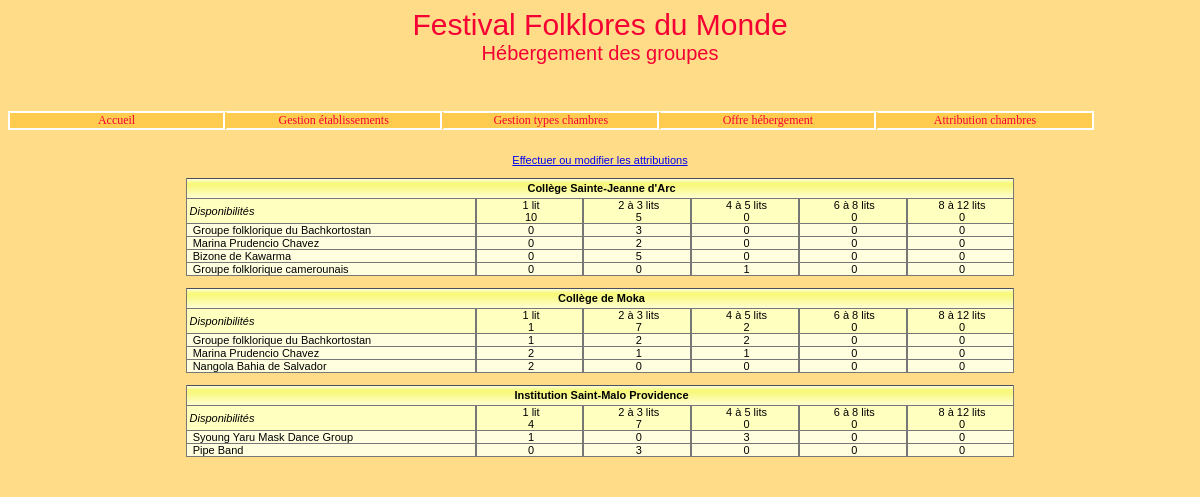
The page /index.php?uc=attribChambres on the database its author committed.
### tables this page shows
CREATE TABLE IF NOT EXISTS `etablissement` (
  `id` char(8) NOT NULL,
  `nom` varchar(45) NOT NULL,
  `adresseRue` varchar(45) NOT NULL,
  `codePostal` char(5) NOT NULL,
  `ville` varchar(35) NOT NULL,
  `tel` varchar(13) NOT NULL,
  `adresseElectronique` varchar(70) DEFAULT NULL,
  `type` tinyint(4) NOT NULL,
  `civiliteResponsable` varchar(12) NOT NULL,
  `nomResponsable` varchar(25) NOT NULL,
  `prenomResponsable` varchar(25) DEFAULT NULL,
  PRIMARY KEY (`id`)
);

CREATE TABLE IF NOT EXISTS `typechambre` (
  `id` char(2) NOT NULL,
  `libelle` varchar(15) NOT NULL,
  PRIMARY KEY (`id`)
);

CREATE TABLE IF NOT EXISTS `groupe` (
  `id` char(4) NOT NULL,
  `nom` varchar(40) NOT NULL,
  `identiteResponsable` varchar(40) DEFAULT NULL,
  `adressePostale` varchar(120) DEFAULT NULL,
  `nombrePersonnes` int(11) NOT NULL,
  `nomPays` varchar(40) NOT NULL,
  `hebergement` char(1) NOT NULL,
  PRIMARY KEY (`id`)
);

CREATE TABLE IF NOT EXISTS `attribution` (
  `idEtab` char(8) NOT NULL,
  `idTypeChambre` char(2) NOT NULL,
  `idGroupe` char(4) NOT NULL,
  `nombreChambres` int(11) NOT NULL,
  PRIMARY KEY (`idEtab`,`idTypeChambre`,`idGroupe`),
  KEY `idTypeChambre` (`idTypeChambre`),
  KEY `idGroupe` (`idGroupe`)
);

### modele/class.pdofestival.inc.php (called while the page is built, shortened)
<?php
class PdoFestival
{
    private static $serveur = 'mysql:host=localhost';
    private static $bdd = 'dbname=festival';
    private static $user = 'festival';
    private static $mdp = 'secret';
    private static $monPdo;
    private static $monPdoFestival = null;
    private function __construct()
    {
        PdoFestival::$monPdo = new PDO(
            PdoFestival::$serveur . ';' . PdoFestival::$bdd,
            PdoFestival::$user,
            PdoFestival::$mdp
        );
        PdoFestival::$monPdo->query('SET CHARACTER SET utf8');
    }
    public static function getPdoFestival()
    {
        if (PdoFestival::$monPdoFestival == null) {
            PdoFestival::$monPdoFestival = new PdoFestival();
        }
        return PdoFestival::$monPdoFestival;
    }
    public function obtenirReqIdNomEtablissementsOffrantChambres()
    {
        $requetePrepare = PdoFestival::$monPdo->prepare(
            'SELECT DISTINCT id, nom '
            . 'FROM Etablissement JOIN Offre ON (id = idEtab) '
            . 'ORDER BY id'
        );
        $requetePrepare->execute();
        return $requetePrepare->fetchAll();
    }
    public function obtenirNbEtabOffrantChambres()
    {
        $requetePrepare = PdoFestival::$monPdo->prepare(
            'SELECT COUNT(DISTINCT idEtab) AS nombreEtabOffrantChambres FROM Offre'
        );
        $requetePrepare->execute();
        return $requetePrepare->fetch(PDO::FETCH_OBJ)->nombreEtabOffrantChambres;
    }
    public function obtenirReqTypesChambres()
    {
        $requetePrepare = PdoFestival::$monPdo->prepare(
            'SELECT * FROM TypeChambre'
        );
        $requetePrepare->execute();
        return $requetePrepare->fetchAll();
    }
    public function obtenirReqIdTypesChambres()
    {
        $requetePrepare = PdoFestival::$monPdo->prepare(
            'SELECT id FROM TypeChambre'
        );
        $requetePrepare->execute();
        return $requetePrepare->fetchAll();
    }
    public function obtenirNbTypesChambres()
    {
        $requetePrepare = PdoFestival::$monPdo->prepare(
            'SELECT COUNT(*) AS nombreTypesChambres FROM TypeChambre'
        );
        $requetePrepare->execute();
        return $requetePrepare->fetch(PDO::FETCH_OBJ)->nombreTypesChambres;
    }
    public function obtenirNbOffre($idEtab, $idTypeChambre)
    {
        $requetePrepare = PdoFestival::$monPdo->prepare(
            'SELECT nombreChambres '
            . 'FROM Offre '
            . 'WHERE idEtab=:unIdEtab AND idTypeChambre=:unIdTypeChambre'
        );
        $requetePrepare->bindParam(':unIdEtab', $idEtab, PDO::PARAM_STR);
        $requetePrepare->bindParam(':unIdTypeChambre', $idTypeChambre, PDO::PARAM_STR);
        $requetePrepare->execute();
        $res = $requetePrepare->fetch(PDO::FETCH_OBJ);
        return ($res) ? $res->nombreChambres : 0;
    }
    public function obtenirNbOccup($idEtab, $idTypeChambre)
    {
        $requetePrepare = PdoFestival::$monPdo->prepare(
            'SELECT IFNULL(SUM(nombreChambres), 0) AS totalChambresOccup '
            . 'FROM Attribution WHERE idEtab=:unIdEtab AND idTypeChambre=:unIdTypeChambre'
        );
        $requetePrepare->bindParam(':unIdEtab', $idEtab, PDO::PARAM_STR);
        $requetePrepare->bindParam(':unIdTypeChambre', $idTypeChambre, PDO::PARAM_STR);
        $requetePrepare->execute();
        return $requetePrepare->fetch(PDO::FETCH_OBJ)->totalChambresOccup;
    }
    public function obtenirReqGroupesEtab($id)
    {
        $requetePrepare = PdoFestival::$monPdo->prepare(
            'SELECT DISTINCT id, nom '
            . 'FROM Groupe JOIN Attribution '
            . 'ON (Attribution.idGroupe=Groupe.id AND idEtab=:unId)'
        );
        $requetePrepare->bindParam(':unId', $id, PDO::PARAM_STR);
        $requetePrepare->execute();
        return $requetePrepare->fetchAll();
    }
    public function obtenirNbDispo($idEtab, $idTypeChambre)
    {
        $nbOffre = $this->obtenirNbOffre($idEtab, $idTypeChambre);
        if ($nbOffre !== 0) {
            $nbOccup = $this->obtenirNbOccup($idEtab, $idTypeChambre);
            $nbChLib = $nbOffre - $nbOccup;
            return $nbChLib;
        } else {
            return 0;
        }
    }
    public function obtenirNbOccupGroupe($idEtab, $idTypeChambre, $idGroupe)
    {
        $requetePrepare = PdoFestival::$monPdo->prepare(
            'SELECT nombreChambres '
            . 'FROM Attribution '
            . 'WHERE idEtab=:unIdEtab '
            . 'AND idTypeChambre=:unIdTypeChambre '
            . 'AND idGroupe=:unIdGroupe'
        );
        $requetePrepare->bindParam(':unIdEtab', $idEtab, PDO::PARAM_STR);
        $requetePrepare->bindParam(':unIdTypeChambre', $idTypeChambre, PDO::PARAM_STR);
        $requetePrepare->bindParam(':unIdGroupe', $idGroupe, PDO::PARAM_STR);
        $requetePrepare->execute();
        $res = $requetePrepare->fetch(PDO::FETCH_OBJ);
        return ($res) ? $res->nombreChambres : 0;
    }
}

### vues/AttributionChambres/v_ConsulterAttributionChambres.php (the view, shortened to what this page needs)
<?php
if ($nbEtabOffrantChambres != 0) {
    ?>
    <center> <a href='?uc=attribChambres&action=demanderModifierAttrib'>
            Effectuer ou modifier les attributions</a> <br> <br>
        <?php
        foreach ($lesEtabsOffrantChambres as $unEtabOffrantChambres) {
            $idEtab = $unEtabOffrantChambres['id'];
            $nomEtab = $unEtabOffrantChambres['nom'];
            ?>
            <table width='70%' cellspacing='0' cellpadding='0' class='tabQuadrille'>
                <tr class='enTeteTabQuad'>
                    <td colspan='<?= $nbCol ?>'><strong><?= $nomEtab ?></strong></td>
                </tr>
                <tr class='enTete2TabQuad'>
                    <td width='35%'><i>Disponibilités</i></td>
                    <?php
                    $lesTypesChambres = $pdo->obtenirReqTypesChambres();
                    foreach ($lesTypesChambres as $unTypeChambre) {
                        $idTypeChambre = $unTypeChambre['id'];
                        $libelle = $unTypeChambre['libelle'];
                        $nbChDispo = $pdo->obtenirNbDispo($idEtab, $idTypeChambre);
                        ?>
                        <td><center><?= $libelle ?><br><?= $nbChDispo ?></center></td>
                    <?php
                }
                ?>
                </tr>
                <?php
                $lesGroupesEtab = $pdo->obtenirReqGroupesEtab($idEtab);
                foreach ($lesGroupesEtab as $unGroupeEtab) {
                    $idGroupe = $unGroupeEtab['id'];
                    $nomGroupe = $unGroupeEtab['nom'];
                    ?>
                    <tr class='ligneTabQuad'>
                        <td width='35%'>&nbsp;<?= $nomGroupe ?></td>
                        <?php
                        $lesIdTypesChambres = $pdo->obtenirReqIdTypesChambres();
                        foreach ($lesIdTypesChambres as $unIdTypeChambre) {
                            $nbOccupGroupe = $pdo->obtenirNbOccupGroupe($idEtab, $unIdTypeChambre["id"], $idGroupe);
                            ?>
                            <td width='<?= $pourcCol ?>%'><center><?= $nbOccupGroupe ?></center></td>
                        <?php
                    }
                    ?>
                    </tr>
                    <?php
                }
                ?>
            </table>
            <br>
            <?php
        }
    }

### css/cssGeneral.css (style rules this page uses)
.basePage { background-color:#FFDD88; color:black; font:11px Arial, Helvetica, sans-serif; }
td,tr,div,p { font:11px Arial, Helvetica, sans-serif; }
table.tabQuadrille td { border-bottom:1px solid #777777; border-right:1px solid #777777; border-left:1px solid #777777; border-top:1px #777777; padding-left:3px; }
tr.enTeteTabQuad { background-image:url('../images/xpBarre.jpg'); background-color:#FFFFC0; color:black; height:21px; text-align:center; }
tr.enTete2TabQuad { background-color:#FFFFC0; color:black; text-align:left; }
tr.ligneTabQuad { background-color:#FFFFE0; color:black; text-align:left; }

### rows shown on the page
etablissement: nom "Collège Sainte-Jeanne d'Arc", id.nombreChambres "3", id.nombreChambres "2", id.nombreChambres "5", id.nombreChambres "1"
typechambre: libelle "1 lit", nbChDispo "10", $pourcCol 13 (drawn), nbOccupGroupe "0", nbChDispo "1", nbChDispo "4"
typechambre: libelle "2 à 3 lits", nbChDispo "5", $pourcCol 13 (drawn), nbOccupGroupe "0", nbChDispo "7"
typechambre: libelle "4 à 5 lits", nbChDispo "0", $pourcCol 13 (drawn), nbOccupGroupe "0", nbChDispo "2"
typechambre: libelle "6 à 8 lits", nbChDispo "0", $pourcCol 13 (drawn), nbOccupGroupe "0"
typechambre: libelle "8 à 12 lits", nbChDispo "0", $pourcCol 13 (drawn), nbOccupGroupe "0"
groupe: nom "Groupe folklorique du Bachkortostan"
groupe: nom "Marina Prudencio Chavez"
groupe: nom "Bizone de Kawarma"
groupe: nom "Groupe folklorique camerounais"
etablissement: nom "Collège de Moka", id.nombreChambres "1", id.nombreChambres "2"
groupe: nom "Nangola Bahia de Salvador"
etablissement: nom "Institution Saint-Malo Providence", id.nombreChambres "1", id.nombreChambres "3"
groupe: nom "Syoung Yaru Mask Dance Group"
groupe: nom "Pipe Band"

### other values the page prints
$nom "Accueil"
$nom "Gestion établissements Gestion types chambres Offre hébergement Attribution chambres"
